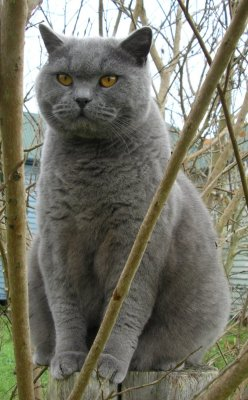
#> input picture data/img/cat1.jpg, 248 x 400 px
$ jupyter execute --allow-errors 05_thresholding.ipynb
#> lines starting #> are read from the running program, lines starting #| are printed output that depends on the picture; after the words box and inside, x2 and y2 are one past the last pixel; in counts of white or black regions, pixels touching at a corner belong together
# Thresholding

When you threshold an image, it is converted to a *binary* image, that means you have only black (0) and white (1 or 255) values.

## Global tresholding

It is performed through the following equation:

\begin{align}
\large
g(x,y)=
\begin{cases}
    1, & \text{if } f(x,y) \geq T\\
    0, & \text{if } f(x,y) < T
\end{cases}
\end{align}

[cell 1]
import cv2
import numpy as np
from matplotlib import pyplot as plt
from skimage.draw import line_aa

def plotDFT(I):
    plt.subplot(121)
    plt.imshow(I, cmap = 'gray', vmin=0, vmax=255)
    plt.title(''), plt.xticks([]), plt.yticks([])

    f = np.fft.fft2(I)
    fshift = np.fft.fftshift(f)
    magnitude_spectrum = np.abs(fshift)

    plt.subplot(122)
    plt.imshow(magnitude_spectrum, cmap = 'gray')
    plt.title(''), plt.xticks([]), plt.yticks([])

    plt.show()

def plotHist(I, maxHist=3000):
    plt.subplot(1, 2, 1)
    plt.imshow(I, cmap = 'gray')
    plt.title('Input Image'), plt.xticks([]), plt.yticks([])
    axes = plt.subplot(1, 2, 2)
    plt.hist(I.ravel(),256,[0,256]);
    plt.title('Histogram'), plt.xticks([]), plt.yticks([])
    axes.set_ylim([0, maxHist])
    plt.show()

def plotThreshold(I, T):
    ret,th1 = cv2.threshold(I,T,255,cv2.THRESH_BINARY)
    plt.subplot(121)
    plt.imshow(I, cmap = 'gray')
    plt.title('Input Image'), plt.xticks([]), plt.yticks([])
    plt.subplot(122)
    plt.imshow(th1, cmap = 'gray')
    plt.title('Thresholded Image'), plt.xticks([]), plt.yticks([])
    plt.show()

def plotAdapThreshold(I, typ, size, C):
    th1 = cv2.adaptiveThreshold(I, 255, typ, cv2.THRESH_BINARY, size, C)
    plt.subplot(121)
    plt.imshow(I, cmap = 'gray')
    plt.title('Input Image'), plt.xticks([]), plt.yticks([])
    plt.subplot(122)
    plt.imshow(th1, cmap = 'gray')
    plt.title('Thresholded Image'), plt.xticks([]), plt.yticks([])
    plt.show()

### Example with T=100

[cell 2]
imgCat = cv2.imread('data/img/cat1.jpg',0)
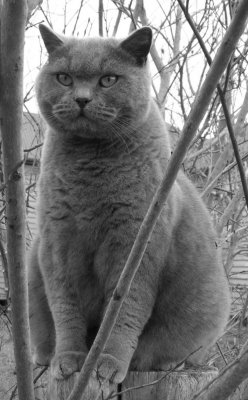
#> imgCat: shape (400, 248); min 3, max 255, mean 115.5
plotThreshold(imgCat, 100)
#> in plotThreshold, `ret,th1 = cv2.threshold(I,T,255,cv2.THRESH_BINARY)`:
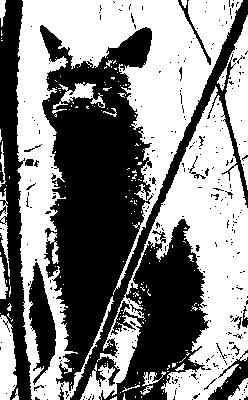
#> th1: shape (400, 248); 51.9% white; 315 black regions (294 under 20 px), largest, box (x1, y1, x2, y2) and area: (40, 0, 248, 400) 36827, (0, 0, 32, 400) 6561, (29, 262, 56, 385) 1760
#> in plotThreshold, `ret,th1 = cv2.threshold(I,T,255,cv2.THRESH_BINARY)`: ret = 100

### Well lit photo

When the illumination is uniform, and you have a defined background and foreground, the histograms shows the separation between them.

[cell 3]
imgCoins = cv2.imread('data/img/coins.png',0)
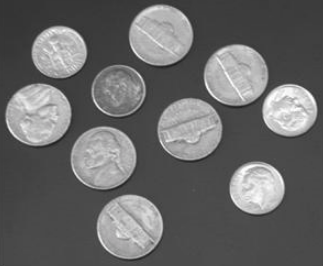
#> input picture data/img/coins.png, 323 x 266 px
#> imgCoins: shape (266, 323); min 28, max 255, mean 105
plotHist(imgCoins, 2500)

Applying T=85 (value getted empirically), you could get:

[cell 4]
plotThreshold(imgCoins, 80)
#> in plotThreshold (call 2), `ret,th1 = cv2.threshold(I,T,255,cv2.THRESH_BINARY)`: th1: shape (266, 323); 34.3% white; 50 white regions (40 under 20 px), largest, box (x1, y1, x2, y2) and area: (96, 194, 164, 259) 3483, (70, 126, 137, 190) 3391, (5, 83, 72, 146) 3349

### Ill-lit photo

It the image does not have an uniform illumination, the global thresholding is not a good practice:

[cell 5]
imgSudoku = cv2.imread('data/img/sudoku.png',0)
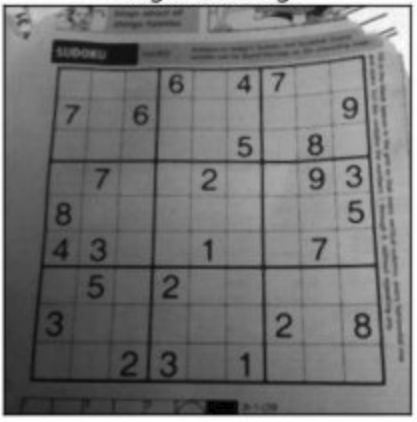
#> input picture data/img/sudoku.png, 417 x 422 px
#> imgSudoku: shape (422, 417); min 0, max 255, mean 116.5
plotThreshold(imgSudoku, 140)
#> call 3 of plotThreshold, with T = 140
#> in plotThreshold (call 3), `ret,th1 = cv2.threshold(I,T,255,cv2.THRESH_BINARY)`:
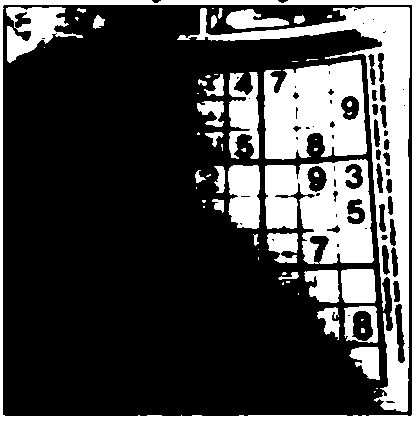
#> th1: shape (422, 417); 27.7% white; 60 white regions (30 under 20 px), largest, box (x1, y1, x2, y2) and area: (177, 7, 410, 412) 12840, (0, 0, 417, 422) 8021, (264, 60, 367, 160) 8013
#> in plotThreshold (call 3), `ret,th1 = cv2.threshold(I,T,255,cv2.THRESH_BINARY)`: ret = 140

[cell 6]
plotHist(imgSudoku, 2500)
#> call 2 of plotHist, with maxHist = 2500
#> in plotHist (call 2), `plt.show()`:
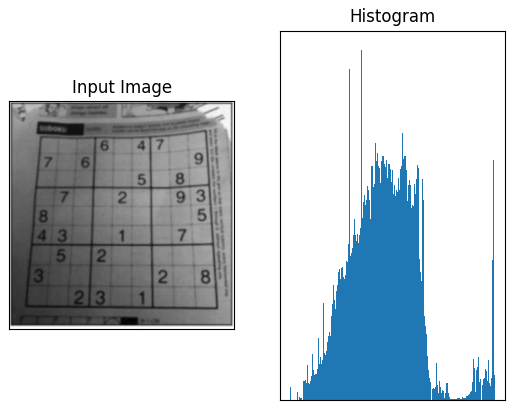
#> figure drawn by matplotlib, 2 panels

## Adaptive Mean Thresholding

The threshold for each pixel is the mean of its neighbors, minus $C$.

[cell 7]
plotAdapThreshold(imgSudoku, typ=cv2.ADAPTIVE_THRESH_MEAN_C, size=11, C=2)
#> in plotAdapThreshold, `th1 = cv2.adaptiveThreshold(I, 255, typ, cv2.THRESH_BINARY, size, C)`: th1: shape (422, 417); 70.9% white; 612 black regions (472 under 20 px), largest, box (x1, y1, x2, y2) and area: (2, 4, 413, 417) 12429, (29, 55, 386, 386) 11212, (270, 272, 376, 377) 1482

## Adaptive Gaussian Thresholding

The threshold for each pixel is the $size \times size$ window, weighted by a gaussian kernel, minus $C$.

[cell 8]
plotAdapThreshold(imgSudoku, typ=cv2.ADAPTIVE_THRESH_GAUSSIAN_C, size=11, C=2)
#> call 2 of plotAdapThreshold, with typ = 1, size = 11, C = 2
#> in plotAdapThreshold (call 2), `th1 = cv2.adaptiveThreshold(I, 255, typ, cv2.THRESH_BINARY, size, C)`:
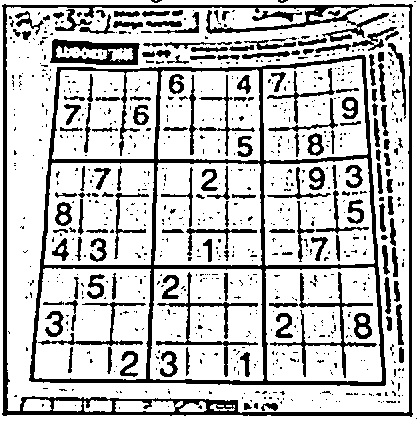
#> th1: shape (422, 417); 75.9% white; 808 black regions (649 under 20 px), largest, box (x1, y1, x2, y2) and area: (29, 55, 386, 386) 10069, (2, 4, 413, 417) 7826, (50, 39, 140, 65) 1220

## Otsu’s Binarization

It is based on finding the threshold that maximize inter-class variance of the histogram:

\begin{align}
\sigma^2_b(t) =\omega_0(t) \omega_1(t) \left[\mu_0(t)-\mu_1(t)\right]^2
\end{align}

Source: https://en.wikipedia.org/wiki/Otsu%27s_method

Examples:

[cell 9]
_,maskOtsuCoins = cv2.threshold(imgCoins,0,255,cv2.THRESH_BINARY+cv2.THRESH_OTSU)
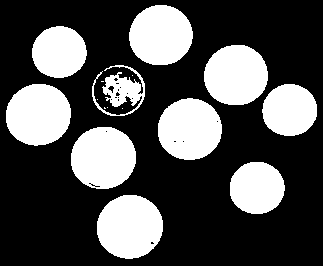
#> maskOtsuCoins: shape (266, 323); 31.2% white; 16 white regions (6 under 20 px), largest, box (x1, y1, x2, y2) and area: (97, 195, 163, 259) 3318, (71, 127, 136, 189) 3204, (6, 84, 71, 146) 3184
plt.imshow(maskOtsuCoins, cmap = 'gray')
plt.title("Otsu's Binarization"), plt.xticks([]), plt.yticks([])
plt.show()

[cell 10]
_,maskOtsuCat = cv2.threshold(imgCat,0,255,cv2.THRESH_BINARY+cv2.THRESH_OTSU)
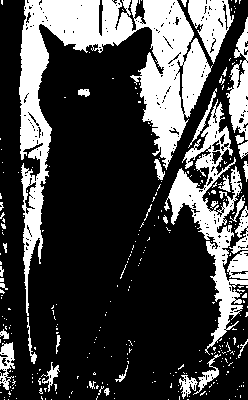
#> maskOtsuCat: shape (400, 248); 27.9% white; 302 white regions (266 under 20 px), largest, box (x1, y1, x2, y2) and area: (19, 0, 213, 316) 15493, (164, 99, 248, 355) 5208, (188, 0, 234, 64) 1560
plt.imshow(maskOtsuCat, cmap = 'gray')
plt.title("Otsu's Binarization"), plt.xticks([]), plt.yticks([])
plt.show()

## Windowed Thresholding

You can also binarize an image though a window, or range. Consider the limits $gray_{min}$ and $gray_{max}$. So, the thresholded image should be:

\begin{align}
\large
g(x,y)=
\begin{cases}
    1, & \text{if }  gray_{min} \geq f(x,y) \geq gray_{max}\\
    0, & otherwise
\end{cases}
\end{align}

For example, for $gray_{min}=100$ and $gray_{max}=200$:

[cell 11]
imgCatWindow = cv2.inRange(imgCat, 100, 200)
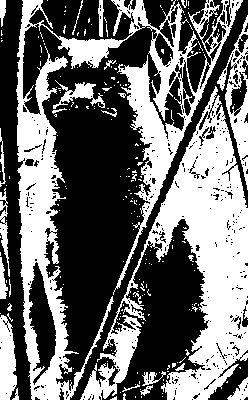
#> imgCatWindow: shape (400, 248); 42.5% white; 221 white regions (195 under 20 px), largest, box (x1, y1, x2, y2) and area: (16, 0, 243, 400) 18912, (80, 86, 248, 400) 17540, (217, 15, 248, 190) 1612
plt.imshow(imgCatWindow, cmap = 'gray')
plt.title('Windowed Image'), plt.xticks([]), plt.yticks([])
plt.show()

And its oposite:

[cell 12]
imgCatWindowNot = cv2.bitwise_not(imgCatWindow)
plt.imshow(imgCatWindowNot, cmap = 'gray')
plt.title('Inverted Windowed Image'), plt.xticks([]), plt.yticks([])
plt.show()
